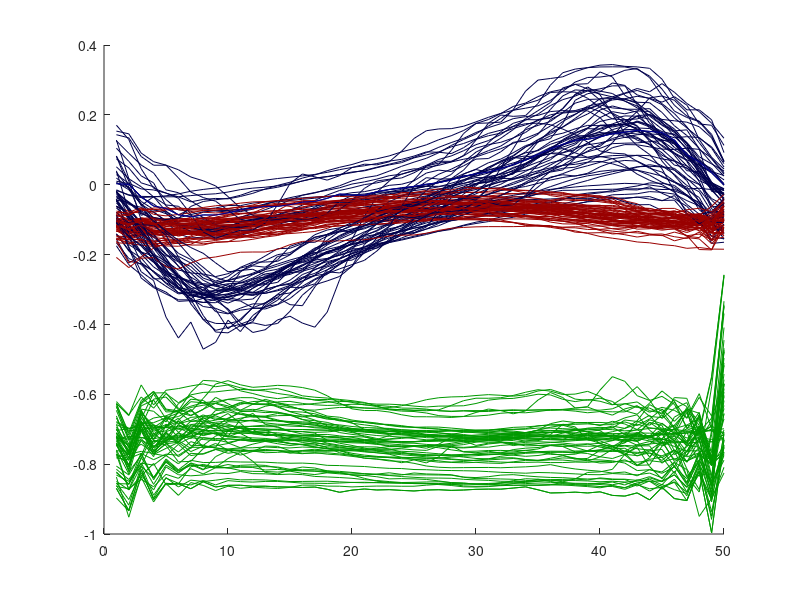
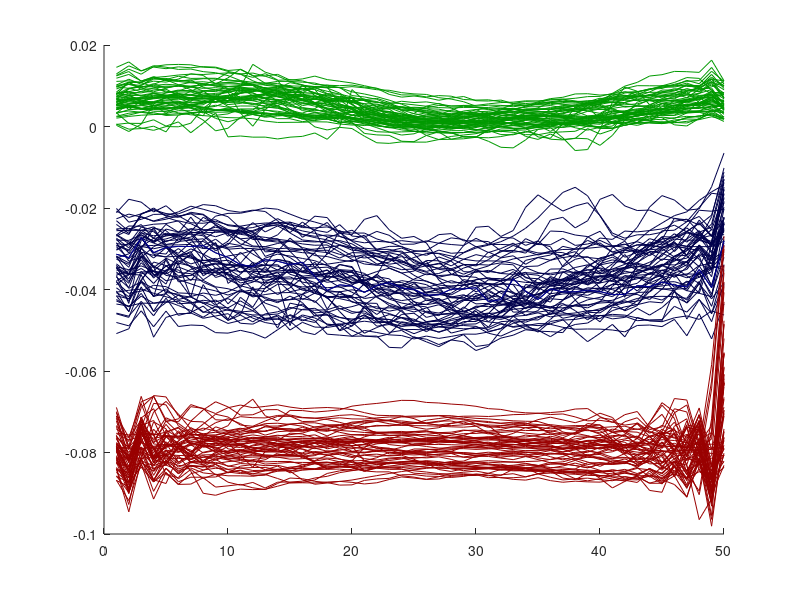
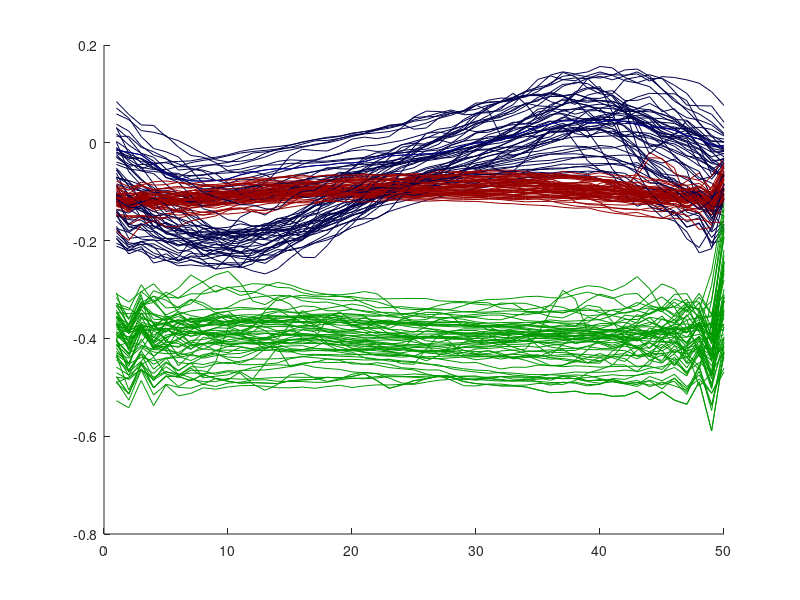
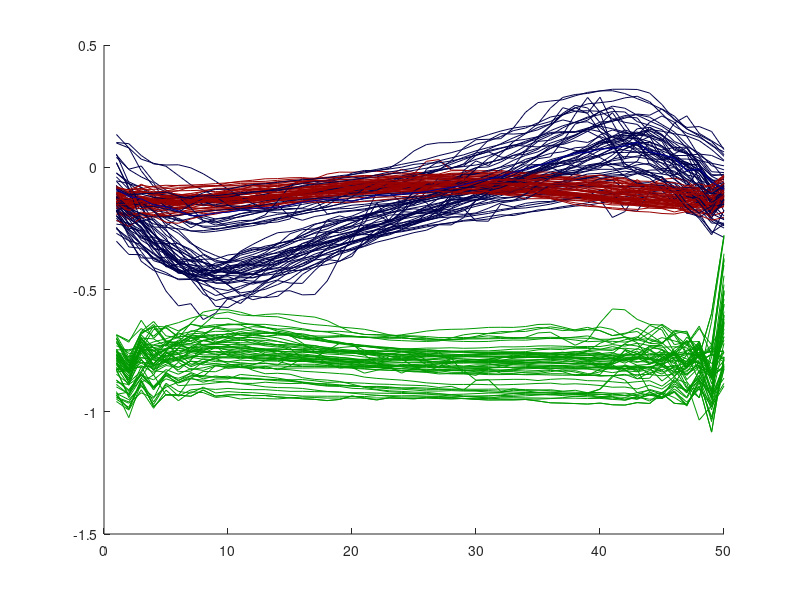

MATLAB code to generate these figures, in order: (Note: this script raises an error after producing the figures.)
% MM and gaussian unit test
% for 5 key positions
data_train=load('final_data_for_train_test/train_for_model.mat');
data_train=data_train.train_for_model;
[N T]=size(data_train);
%% normalization towards mean value
figure(1)
hold on;
figure(2)
hold on;
figure(3)
hold on;
figure(4)
hold on;
figure(5)
hold on;
figure(6)
hold on;
figure(7)
hold on;
figure(8)
hold on;
figure(9)
hold on;
for h=1:50:T
     %normalized = featureNormalize(data_train(:, h:h+49)')';
  % get the max and mean
   normalized= data_train(:, h:h+49);
   normalized_data(1:27,h:h+49)=normalized;
%    delta=bsxfun(@minus, (normalized(:,1)),0);
%    normalized=bsxfun(@minus, normalized, delta);

   figure(1)
   M=plot(normalized(1:3,:)');           % line plot
   set(M, {'color'}, {[0.6 0 0];[0 0.6 0];[0 0 0.3]}, 'LineWidth',0.2);
   figure(2)
   M=plot(normalized(4:6,:)');           % line plot
   set(M, {'color'}, {[0.6 0 0];[0 0.6 0];[0 0 0.3]}, 'LineWidth',0.2);
   figure(3)
   M=plot(normalized(7:9,:)');           % line plot
   set(M, {'color'}, {[0.6 0 0];[0 0.6 0];[0 0 0.3]}, 'LineWidth',0.2);
   figure(4)
   M=plot(normalized(10:12,:)');           % line plot
   set(M, {'color'}, {[0.6 0 0];[0 0.6 0];[0 0 0.3]}, 'LineWidth',0.2);
   figure(5)
   M=plot(normalized(13:15,:)');           % line plot
   set(M, {'color'}, {[0.6 0 0];[0 0.6 0];[0 0 0.3]}, 'LineWidth',0.2);
   figure(6)
   M=plot(normalized(16:18,:)');           % line plot
   set(M, {'color'}, {[0.6 0 0];[0 0.6 0];[0 0 0.3]}, 'LineWidth',0.2);
   figure(7)
   M=plot(normalized(19:21,:)');           % line plot
   set(M, {'color'}, {[0.6 0 0];[0 0.6 0];[0 0 0.3]}, 'LineWidth',0.2);
   figure(8)
   M=plot(normalized(22:24,:)');           % line plot
   set(M, {'color'}, {[0.8 0 0];[0 0.7 0];[0 0 0.3]}, 'LineWidth',0.5);
   figure(9)
   M=plot(normalized(25:27,:)');           % line plot
   set(M, {'color'}, {[0.6 0 0];[0 0.6 0];[0 0 0.3]}, 'LineWidth',0.5);
end

data_train=normalized;


nS=T/50;
%number of sequences

GMM_model = fitgmdist(normalized_data', 7);


% example on how to  generate random data by this model 
% X = random(GMM_state{1},1000);


%% 
 % test new data to check if the model fits the new data and what is the
 % probability of the data being generated by this model

 
 % using the ML algo
% http://people.csail.mit.edu/dsontag/courses/ml12/slides/lecture21.pdf

% Posterior
%y = y + obj.PComponents(j) * mvncdf(X,obj.mu(j,:),obj.Sigma(:,:,j));
 
%pr = posterior(GMM_state{1}, state(:,1)');
% if there is a model which fits with more than 95 % accuracy, it is fine



% test on the normal set
normal=load('final_data_for_train_test/test_normal.mat');
normal=normal.train_for_model_normal;
[N T]=size(normal);
nS=T/50;
%number of sequences
i=1;
for h=1:50:T

 %  normalized = featureNormalize(normal(:, h:h+49)')';
   % get the max and mean
  
   normalized= normal(:, h:h+49);
   normalized_data_test(1:27,h:h+49)=normalized;
%    delta=bsxfun(@minus, (normalized(:,1)),0);
%    normalized=bsxfun(@minus, normalized, delta);
%    
   
   figure(1)
   M=plot(normalized(1:3,:)');           % line plot
   set(M, {'color'}, {[0.6 0 0];[0 0.6 0];[0 0 0.6]}, 'LineWidth',0.3);
   figure(2)
   M=plot(normalized(4:6,:)');           % line plot
   set(M, {'color'}, {[0.6 0 0];[0 0.6 0];[0 0 0.6]}, 'LineWidth',0.3);
   figure(3)
   M=plot(normalized(7:9,:)');           % line plot
   set(M, {'color'}, {[0.6 0 0];[0 0.6 0];[0 0 0.6]}, 'LineWidth',0.3);
   figure(4)
   M=plot(normalized(10:12,:)');           % line plot
   set(M, {'color'}, {[0.6 0 0];[0 0.6 0];[0 0 0.6]}, 'LineWidth',0.3);
   figure(5)
   M=plot(normalized(13:15,:)');           % line plot
   set(M, {'color'}, {[0.6 0 0];[0 0.6 0];[0 0 0.6]}, 'LineWidth',0.3);
   figure(6)
   M=plot(normalized(16:18,:)');           % line plot
   set(M, {'color'}, {[0.6 0 0];[0 0.6 0];[0 0 0.6]}, 'LineWidth',0.3);
   figure(7)
   M=plot(normalized(19:21,:)');           % line plot
   set(M, {'color'}, {[0.6 0 0];[0 0.6 0];[0 0 0.6]}, 'LineWidth',0.3);
   figure(8)
   M=plot(normalized(22:24,:)');           % line plot
   set(M, {'color'}, {[0.6 0 0];[0 0.6 0];[0 0 0.6]}, 'LineWidth',0.3);
   figure(9)
   M=plot(normalized(25:27,:)');           % line plot
   set(M, {'color'}, {[0.6 0 0];[0 0.6 0];[0 0 0.6]}, 'LineWidth',0.3);
   [pr, nlogl(i)]= posterior(GMM_model, normalized');
   i=i+1;
end
i


%% abnormal LKI
LKI=load('final_data_for_train_test/test_RFD.mat');
LKI=LKI.train_for_model_RFD;
[N T]=size(LKI);
nS=T/50;
%number of sequences
NameArray = {'LineStyle'};
ValueArray = { '-.'};
for h=1:50:T

   %normalized = featureNormalize(LKI(:, h:h+49)')';
   % get the max and mean
   normalized=LKI(:, h:h+49);
   normalized_data_LKI(1:27,h:h+49)=normalized;
%    delta=bsxfun(@minus, (normalized(:,1)),0);
%    normalized=bsxfun(@minus, normalized, delta);
   figure(1)
   figure(1)
   M=plot(normalized(1:3,:)');           % line plot
   set(M, {'color'}, {[1 0.1 0];[0.2 1 0];[0 0.4 1]}, NameArray, ValueArray,  'LineWidth',2);
   figure(2)
   M=plot(normalized(4:6,:)');           % line plot
   set(M, {'color'}, {[1 0.1 0];[0.2 1 0];[0 0.4 1]},  NameArray, ValueArray, 'LineWidth',2);
   figure(3)
   M=plot(normalized(7:9,:)');           % line plot
   set(M, {'color'}, {[1 0.1 0];[0.2 1 0];[0 0.4 1]},  NameArray, ValueArray, 'LineWidth',2);
   figure(4)
   M=plot(normalized(10:12,:)');           % line plot
   set(M, {'color'}, {[1 0.1 0];[0.2 1 0];[0 0.4 1]},  NameArray, ValueArray, 'LineWidth',2);
     figure(5)
   M=plot(normalized(13:15,:)');           % line plot
   set(M, {'color'}, {[1 0.1 0];[0.2 1 0];[0 0.4 1]},  NameArray, ValueArray, 'LineWidth',2);
 figure(6)
   M=plot(normalized(16:18,:)');           % line plot
   set(M, {'color'}, {[1 0.1 0];[0.2 1 0];[0 0.4 1]},  NameArray, ValueArray, 'LineWidth',2);
 figure(7)
   M=plot(normalized(19:21,:)');           % line plot
   set(M, {'color'}, {[1 0.1 0];[0.2 1 0];[0 0.4 1]},  NameArray, ValueArray, 'LineWidth',2);
 figure(8)
   M=plot(normalized(22:24,:)');           % line plot
   set(M, {'color'}, {[1 0.1 0];[0.2 1 0];[0 0.4 1]},  NameArray, ValueArray, 'LineWidth',2);
 figure(9)
   M=plot(normalized(25:27,:)');           % line plot
   set(M, {'color'}, {[1 0.1 0];[0.2 1 0];[0 0.4 1]},  NameArray, ValueArray, 'LineWidth',2);
     [pr, nlogl(i)]= posterior(GMM_model, normalized');
    i=i+1;
end


% 
% 
% 
% for i=1:50:T
%     data_seq=LKI(3:3:N,i:i+49);
%         for j=1:10:50
%             state=data_seq(:,j:j+9);
%             state=mean(state,2);
%             pr = posterior(GMM_state{1}, state')
%         end
% 
% 
% end




% 
% %%
% % plot without normalization
% % MM and gaussian unit test
% % for 5 key positions
% data_train=load('final_data_for_train_test/train_for_model.mat');
% data_train=data_train.train_for_model;
% [N T]=size(data_train);
% %% normalization towards mean value
% figure(1)
% hold on;
% for h=1:50:T
% 
%    normalized = featureNormalize(data_train(:, h:h+49)')';
%    % get the max and mean
%    normalized_data(1:27,h:h+49)=normalized;
%    figure(1)
%    plot(data_train(3, h:h+49),'b'); % plot Z of normalized data
% end
% 
% data_train=normalized;
% 
% 
% nS=T/50;
% %number of sequences
% 
% GMM_model = fitgmdist(normalized_data', 8);
% 
% 
% % example on how to  generate random data by this model 
% % X = random(GMM_state{1},1000);
% 
% 
% %% 
%  % test new data to check if the model fits the new data and what is the
%  % probability of the data being generated by this model
% 
%  
%  % using the ML algo
% % http://people.csail.mit.edu/dsontag/courses/ml12/slides/lecture21.pdf
% 
% % Posterior
% %y = y + obj.PComponents(j) * mvncdf(X,obj.mu(j,:),obj.Sigma(:,:,j));
%  
% %pr = posterior(GMM_state{1}, state(:,1)');
% % if there is a model which fits with more than 95 % accuracy, it is fine
% 
% 
% 
% % test on the normal set
% normal=load('final_data_for_train_test/test_normal.mat');
% normal=normal.train_for_model_normal;
% [N T]=size(normal);
% nS=T/50;
% %number of sequences
% i=1;
% for h=1:50:T
% 
%    normalized = featureNormalize(normal(:, h:h+49)')';
%    % get the max and mean
%    normalized_data_test(1:27,h:h+49)=normalized;
%    figure(1)
%    plot(normal(3, h:h+49),'r'); % plot Z of normalized data
%    [pr, nlogl(i)]= posterior(GMM_model, normalized');
%    i=i+1;
% end
% 
% 
% 
% %% abnormal LKI
% LKI=load('final_data_for_train_test/test_LKI.mat');
% LKI=LKI.train_for_model_LKI;
% [N T]=size(LKI);
% nS=T/50;
% %number of sequences
% 
% for h=1:50:T
% 
%    normalized = featureNormalize(LKI(:, h:h+49)')';
%    % get the max and mean
%    normalized_data_LKI(1:27,h:h+49)=normalized;
%    figure(1)
%    plot(LKI(3, h:h+49),'g'); % plot Z of normalized data
% end

